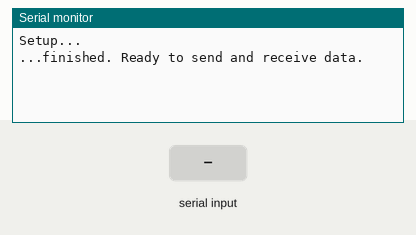
The sketch below on a simulated Arduino Uno, built with avr-gcc and run on an emulated ATmega328P. Shown: the last lines printed to the serial monitor. The inputs (shaded band) are chosen by the test bench.

Above: at 7.2 s.
7.3 s: "1" received over the second serial link
At 8.3 s:
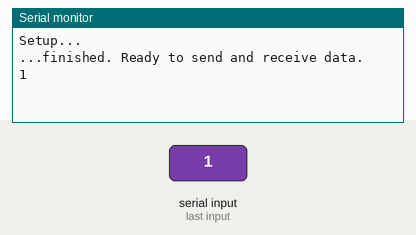
8.8 s: "0" received over the second serial link
At 9.4 s:
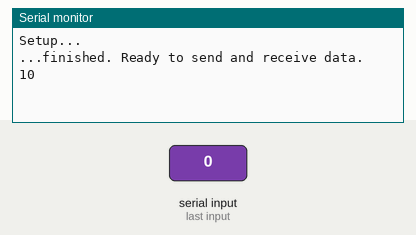

The sketch:

Bluetooth.ino
```cpp
// HC-06 (JY-MCU) Bluetooth adapter
// Author: Víctor Almaraz Sánchez
// Website: http://www.valmaraz.com

// Sources:
// - http://tallerarduino.com/2011/12/06/modulo-bluetooth-hc-06-o-gp-gc021-y-arduino/
// - http://www.instructables.com/id/AT-command-mode-of-HC-05-Bluetooth-module/
// License: MIT License (see root directory)

// Hardware info:
// - Module: HC-06 (verified) / HC-05 (must work, not verified)
// - May not work with Bluetooth 4.0 devices
// - Bluetooth voltage: 3.6v to 6v (3.3v recommended)

#include <SoftwareSerial.h>

const int PIN_RX = 10;
const int PIN_TX = 11;

SoftwareSerial mySerial(PIN_RX, PIN_TX);

void setup() {
  Serial.begin(9600);
  Serial.println("Setup...");
  mySerial.begin(9600);

  // One second as delay to send different commands
  delay(1000);
  mySerial.print("AT");
  delay(1000);
  mySerial.print("AT+VERSION");
  delay(1000);
  // Bluetooth password: "AT+PIN" plus the password you want, without white spaces
  mySerial.print("AT+PIN1234");
  delay(1000);
  // Bluetooth name: "AT+NAME" plus the name you want, without white spaces
  mySerial.print("AT+NAMEArduino");
  delay(1000);
  /*
   * Baud rates:
   *
   * 1 -> 1200
   * 2 -> 2400
   * 3 -> 4800
   * 4 -> 9600 (default)
   * 5 -> 19200
   * 6 -> 38400
   * 7 -> 57600
   * 8 -> 115200
   */
  mySerial.print("AT+BAUD4");
  delay(1000);
  Serial.println("...finished. Ready to send and receive data.");
}

void loop() {
  if (mySerial.available()) {
    // Write (send) paired device data to serial port (PC)
    Serial.write(mySerial.read());
  }
  if (Serial.available()) {
    // Write (send) serial port data (PC) to paired device
    mySerial.write(Serial.read());
  }
}
```

Measured:
- after the input at 7.3 s, the serial monitor: prints a new line at once (image 1)
- after the input at 8.8 s, the serial monitor: prints a new line at once (image 2)
